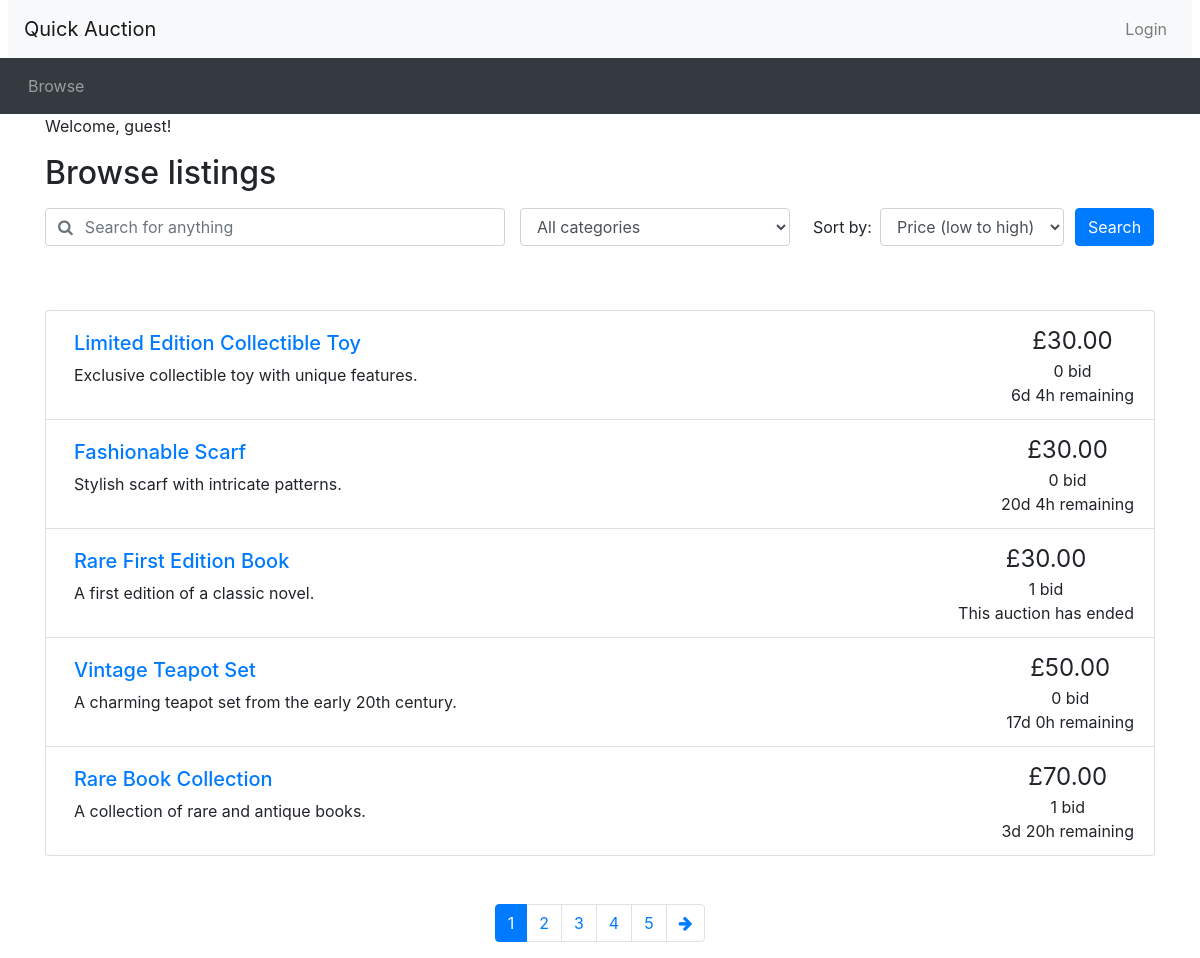
Screenshot of /browse.php with the database file from the repository.
### tables this page shows
CREATE TABLE `Auction` (
  `auction_ID` int(11) NOT NULL,
  `item_name` varchar(50) NOT NULL,
  `description` text,
  `category` varchar(50) DEFAULT NULL,
  `end_time` datetime NOT NULL,
  `starting_price` decimal(10,2) NOT NULL,
  `reserve_price` decimal(10,2) DEFAULT NULL,
  `user_ID` int(11) DEFAULT NULL
);

### utilities.php (the view, shortened to what this page needs)
<?php
function display_time_remaining($interval) {
    if ($interval->days == 0 && $interval->h == 0) {
      $time_remaining = $interval->format('%im %Ss');
    }
    else if ($interval->days == 0) {
      $time_remaining = $interval->format('%hh %im');
    }
    else {
      $time_remaining = $interval->format('%ad %hh');
    }
  return $time_remaining;
}
function print_listing_li($item_id, $title, $desc, $price, $num_bids, $end_time)
{
  if (strlen($desc) > 250) {
    $desc_shortened = substr($desc, 0, 250) . '...';
  }
  else {
    $desc_shortened = $desc;
  }
  if ($num_bids == 1 | $num_bids == 0) {
    $bid = ' bid';
  }
  else {
    $bid = ' bids';
  }
  $now = new DateTime();
  $end_time_formatted = date_create($end_time);
  if ($now > $end_time_formatted) {
    $time_remaining = 'This auction has ended';
  }
  else {
    $time_to_end = date_diff($now, $end_time_formatted);
    $time_remaining = display_time_remaining($time_to_end) . ' remaining';
  }
  echo('
    <li class="list-group-item d-flex justify-content-between">
    <div class="p-2 mr-5"><h5><a href="listing.php?item_id=' . $item_id . '">' . $title . '</a></h5>' . $desc_shortened . '</div>
    <div class="text-center text-nowrap"><span style="font-size: 1.5em">£' . number_format($price, 2) . '</span><br/>' . $num_bids . $bid . '<br/>' . $time_remaining . '</div>
  </li>'
  );
}
function count_bid($auctionid){
  include "db_connection.php";
  $sql = "SELECT COUNT(bid_ID) AS count FROM Bid WHERE auction_ID = $auctionid";
  $result = mysqli_query($conn, $sql);
  if(mysqli_num_rows($result) > 0) {
    if($row = mysqli_fetch_assoc($result)) {
      $count = $row["count"];
    }
  } else {
    echo "No results found in count_bid.";
  }
  return $count;
}
?>

### header.php (shortened to what this page needs)
<!doctype html>
<html lang="en">
<head>
  <link rel="stylesheet" href="css/bootstrap.min.css">
  <link rel="stylesheet" href="https://cdnjs.cloudflare.com/ajax/libs/font-awesome/4.7.0/css/font-awesome.min.css">
  <link rel="stylesheet" href="css/custom.css">
</head>
<body>
    <nav class="navbar navbar-expand-lg navbar-light bg-light mx-2">
    <a class="navbar-brand" href="#">Quick Auction</a>
    <ul class="navbar-nav ml-auto">
      <li class="nav-item">
        <?php
        if (isset($_SESSION['loggedin']) && $_SESSION['loggedin'] === true) {
          echo '<a class="nav-link" href="logout.php">Logout</a>';
        } else {
          echo '<button type="button" class="btn nav-link" data-toggle="modal" data-target="#loginModal">Login</button>';
        }
        ?>
      </li>
    </ul>
  </nav>
  <nav class="navbar navbar-expand-lg navbar-dark bg-dark">
    <ul class="navbar-nav align-middle">
      <li class="nav-item mx-1">
        <a class="nav-link" href="browse.php">Browse</a>
      </li>
    </ul>
  </nav>
</body>
</html>

### browse.php (shortened to what this page needs)
<?php include_once("header.php")?>
<?php require("utilities.php")?>
<?php include "db_connection.php";?>
<div class="container">
<?php
  if (isset($_SESSION['loggedin']) && $_SESSION['loggedin'] === true) {
      echo "<p>Welcome, " . htmlspecialchars($_SESSION['username']) . "!</p>";
  } else {
      echo "<p>Welcome, guest!</p>";
  }
?>
<h2 class="my-3">Browse listings</h2>
<div id="searchSpecs">
<form method="get" action="browse.php">
  <div class="row">
    <div class="col-md-5 pr-0">
      <div class="form-group">
	    <div class="input-group">
          <div class="input-group-prepend">
            <span class="input-group-text bg-transparent pr-0 text-muted">
              <i class="fa fa-search"></i>
            </span>
          </div>
          <input type="text" class="form-control border-left-0" id="keyword" name = 'keyword' value = "<?php if (isset($_GET['keyword'])){echo $_GET['keyword'];}?>" placeholder="Search for anything">
        </div>
      </div>
    </div>
    <div class="col-md-3 pr-0">
      <div class="form-group">
        <select class="form-control" id="cat" name = 'cat'>
          <option selected value="all">All categories</option>
        </select>
      </div>
    </div>
    <div class="col-md-3 pr-0">
      <div class="form-inline">
        <label class="mx-2" for="order_by">Sort by:</label>
        <select class="form-control" id="order_by" name = 'order_by'>
          <option selected value="pricelow">Price (low to high)</option>
        </select>
      </div>
    </div>
    <div class="col-md-1 px-0">
      <button type="submit" class="btn btn-primary">Search</button>
    </div>
  </div>
</form>
</div>
</div>
<div class="container mt-5">
<ul class="list-group">
<?php
  if (!isset($_GET['order_by'])) {
    $ordering = 'pricelow';
  }
  else {
    $ordering = $_GET['order_by'];
  }
  if (!isset($_GET['page'])) {
    $curr_page = 1;
  }
  else {
    $curr_page = $_GET['page'];
  }
  $results_per_page = 5;
  $start_from = ($curr_page - 1) * $results_per_page;
  if ((!isset($_GET['keyword']) && !isset($_GET['cat'])) | (isset($_GET['keyword']) && $_GET['keyword'] == '' && isset($_GET['cat']) && $_GET['cat'] == 'all')) {
    $query = "SELECT * FROM Auction";
    if ($ordering == 'pricelow'){
      $query = "SELECT
                auction.auction_ID,
                auction.item_name,
                auction.description,
                auction.category,
                auction.end_time,
                GREATEST(auction.starting_price, COALESCE(MAX(bid.bid_price), 0)) AS max_price
                FROM
                    auction
                LEFT JOIN
                    bid ON auction.auction_ID = bid.auction_ID
                GROUP BY
                auction.auction_ID, auction.item_name, auction.description, auction.category, auction.starting_price, auction.end_time
                ORDER BY
                    max_price ASC";
    }
    $query_temp = mysqli_query($conn,$query);
    $num_results = mysqli_num_rows($query_temp);
    $query .= " LIMIT " . $start_from . ',' . $results_per_page;
    $query_run = mysqli_query($conn,$query);
    while($row = mysqli_fetch_assoc($query_run)) :
      $item_id = $row['auction_ID'];
      $title = $row['item_name'];
      $description = $row['description'];
      $current_price = current_shown_price($item_id);
      $num_bids = count_bid($item_id);
      $end_date = $row['end_time'];
      print_listing_li($item_id, $title, $description, $current_price, $num_bids, $end_date);
    endwhile;
  }
  $max_page = ceil($num_results / $results_per_page);
?>
</ul>
<nav aria-label="Search results pages" class="mt-5">
  <ul class="pagination justify-content-center">
<?php
  $querystring = "";
  $high_page_boost = max(3 - $curr_page, 0);
  $low_page_boost = max(2 - ($max_page - $curr_page), 0);
  $low_page = max(1, $curr_page - 2 - $low_page_boost);
  $high_page = min($max_page, $curr_page + 2 + $high_page_boost);
  for ($i = $low_page; $i <= $high_page; $i++) {
    if ($i == $curr_page) {
      echo('
    <li class="page-item active">');
    }
    else {
      echo('
    <li class="page-item">');
    }
    echo('
      <a class="page-link" href="browse.php?' . $querystring . 'page=' . $i . '">' . $i . '</a>
    </li>');
  }
  if ($curr_page != $max_page) {
    echo('
    <li class="page-item">
      <a class="page-link" href="browse.php?' . $querystring . 'page=' . ($curr_page + 1) . '" aria-label="Next">
        <span aria-hidden="true"><i class="fa fa-arrow-right"></i></span>
        <span class="sr-only">Next</span>
      </a>
    </li>');
  }
?>
  </ul>
</nav>
</div>
<?php include_once("footer.php")?>

### footer.php (shortened to what this page needs)
</body>
</html>

### rows the page displays
auction: item_name "Limited Edition Collectible Toy", description "Exclusive collectible toy with unique features.", price "30.00", num_bids "0", bid "bid", end_time "6d 4h remaining"
auction: item_name "Fashionable Scarf", description "Stylish scarf with intricate patterns.", price "30.00", num_bids "0", bid "bid", end_time "20d 4h remaining"
auction: item_name "Rare First Edition Book", description "A first edition of a classic novel.", price "30.00", num_bids "1", bid "bid", end_time "This auction has ended"
auction: item_name "Vintage Teapot Set", description "A charming teapot set from the early 20th century.", price "50.00", num_bids "0", bid "bid", end_time "17d 0h remaining"
auction: item_name "Rare Book Collection", description "A collection of rare and antique books.", price "70.00", num_bids "1", bid "bid", end_time "3d 20h remaining"
